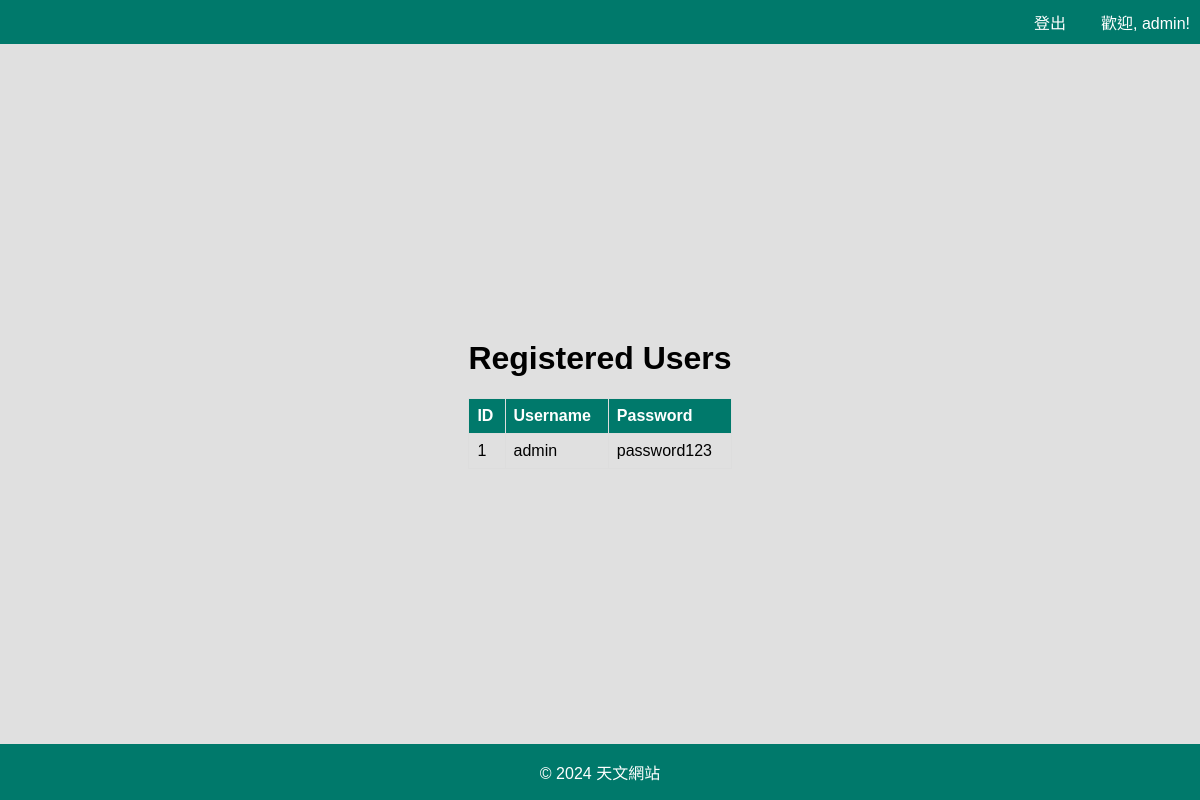
Before: /admin/users (signed in) with the older database file.
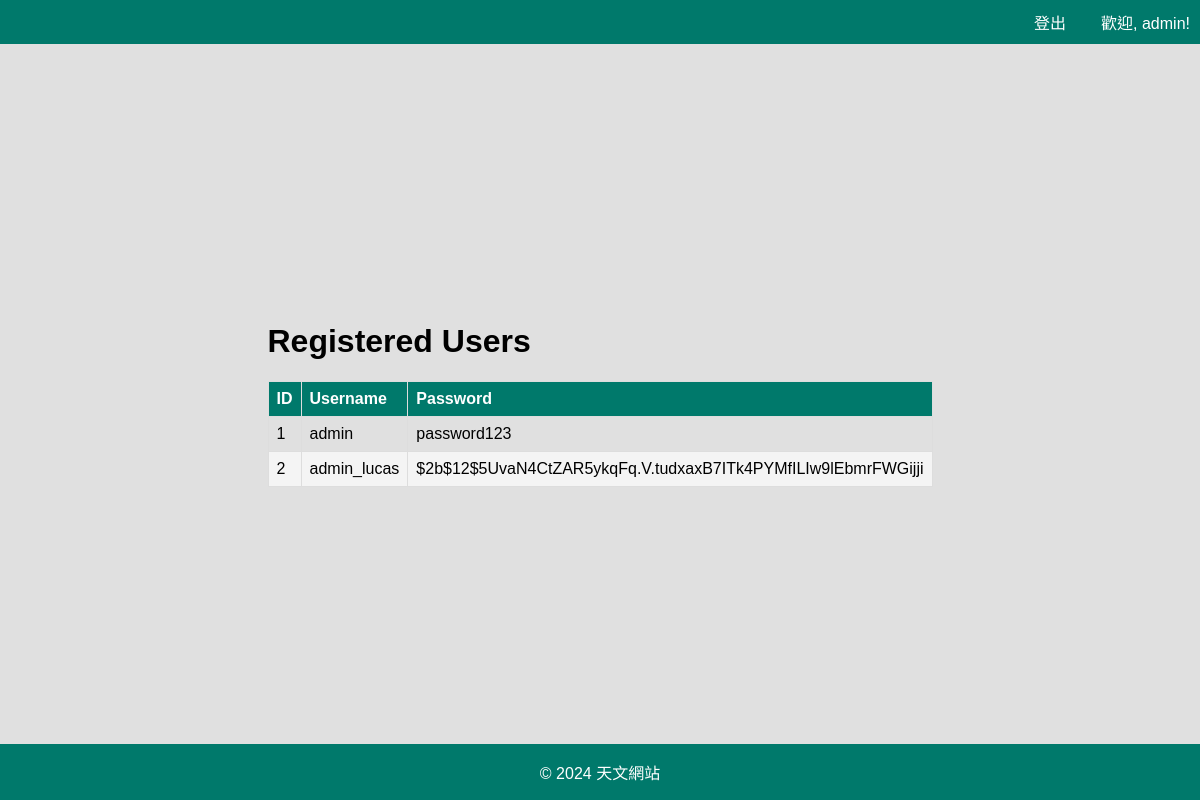
After: the same page with the newer database file.
### app.py (models this page shows)
class User(db.Model):
    id = db.Column(db.Integer, primary_key=True)
    username = db.Column(db.String(150), unique=True, nullable=False)
    password = db.Column(db.String(150), nullable=False)

### app.py (the view)
    def wrap(*args, **kwargs):
        if 'username' not in session:
            flash('You need to login first')
            return redirect(url_for('login'))
        return f(*args, **kwargs)

### app.py (called while the page is built)
def login_required(f):
    def wrap(*args, **kwargs):
        if 'username' not in session:
            flash('You need to login first')
            return redirect(url_for('login'))
        return f(*args, **kwargs)
    wrap.__name__ = f.__name__
    return wrap

@app.route('/admin/users')
@login_required  # 限制只有登錄的使用者可以訪問
def show_users():
    users = User.query.all()
    return render_template('show_users.html', users=users)

### templates/show_users.html
{% extends "base.html" %}
{% block content %}
<div>
    <h1>Registered Users</h1>
    <table class="user-table">
        <thead>
            <tr>
                <th>ID</th>
                <th>Username</th>
                <th>Password</th>
            </tr>
        </thead>
        <tbody>
            {% for user in users %}
            <tr>
                <td>{{ user.id }}</td>
                <td>{{ user.username }}</td>
                <td>{{ user.password }}</td>
            </tr>
            {% endfor %}
        </tbody>
    </table>
</div>
{% endblock %}

### templates/base.html (shortened to what this page needs)
<!DOCTYPE html>
<html lang="zh-Hant">
<head>
    <link rel="stylesheet" href="{{ url_for('static', filename='styles.css') }}">
</head>
<body>
    <header>
        <nav>
            <ul>
                {% if 'username' in session %}
                    <li><a href="{{ url_for('logout') }}">登出</a></li>
                    <li>歡迎, {{ session['username'] }}!</li>
                {% else %}
                    <li><a href="{{ url_for('login') }}">登入</a></li>
                    <li><a href="{{ url_for('signup') }}">註冊</a></li>
                {% endif %}
            </ul>
        </nav>
    </header>
    <main>
        {% block content %}
        {% endblock %}
    </main>
    <footer>
        <p>© 2024 天文網站</p>
    </footer>
</body>
</html>

### static/styles.css (style rules this page uses)
body { font-family: Arial, sans-serif; background-color: #e0e0e0; margin: 0; padding: 0; display: flex; flex-direction: column; min-height: 100vh; overflow-x: hidden; }
header { background-color: #00796b; color: white; text-align: center; padding: 10px 0; }
nav ul { list-style: none; margin: 0; padding: 0; display: flex; justify-content: flex-end; gap: 15px; }
nav ul li { margin: 0 10px; }
nav ul li a { color: white; text-decoration: none; }
main { flex: 1; display: flex; justify-content: center; align-items: center; padding: 10px; }
footer { background-color: #00796b; color: white; padding:0; text-align: center; margin-top: auto; }
.user-table { width: 100%; border-collapse: collapse; margin-top: 20px; }
.user-table th, .user-table td { border: 1px solid #ddd; padding: 8px; text-align: left; }
.user-table th { background-color: #00796b; color: white; }
.user-table tr:nth-child(even) { background-color: #f4f4f4; }

Changed rows visible on the page:
added User: id "2", username "admin_lucas", password "$2b$12$5UvaN4CtZAR5ykqFq.V.tudxaxB7ITk4PYMfILIw9lEbmrFWGijji"
